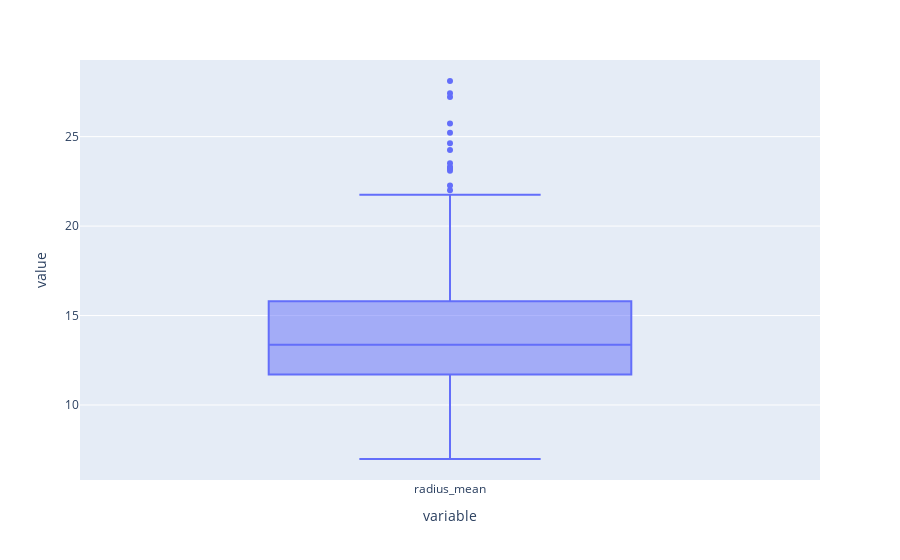

Here is the notebook cell this chart was saved with:
### Code cell
analise(df['radius_mean'])

### Figure 1 — Plotly figure (JSON) as saved in the notebook; plotly's stock layout.template omitted (floating-point values rounded to 4 significant figures; data arrays with more than 128 entries replaced by an {"elided": "..."} marker saying what was removed)
{"data": [{"alignmentgroup": "True", "hovertemplate": "variable=%{x}<br>value=%{y}<extra></extra>", "legendgroup": "", "marker": {"color": "#636efa"}, "name": "", "notched": false, "offsetgroup": "", "orientation": "v", "showlegend": false, "type": "box", "x": {"elided": "569 str values"}, "x0": " ", "xaxis": "x", "y": {"elided": "569 float values"}, "y0": " ", "yaxis": "y"}], "layout": {"boxmode": "group", "legend": {"tracegroupgap": 0}, "margin": {"t": 60}, "xaxis": {"anchor": "y", "domain": [0, 1], "title": {"text": "variable"}}, "yaxis": {"anchor": "x", "domain": [0, 1], "title": {"text": "value"}}}}
